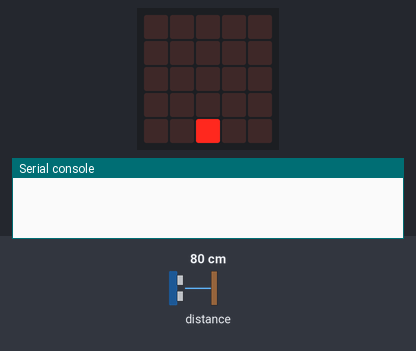
Recording of a program running on a simulated BBC micro:bit (MakeCode). On the bench: the board's 5×5 LED display, the last lines printed to the serial console. The inputs (shaded band) are chosen by the test bench; at power-on: distance to the obstacle 80 cm.

Above: at 1.2 s.
1.3 s: distance to the obstacle set to 9 cm
At 3.6 s:
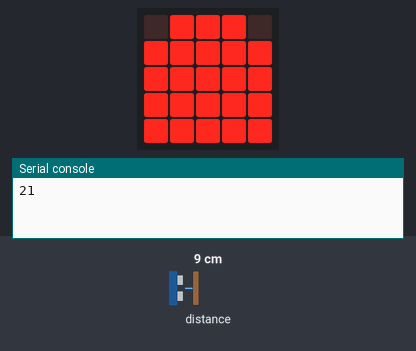
3.9 s: distance to the obstacle set to 18 cm
At 5.0 s:
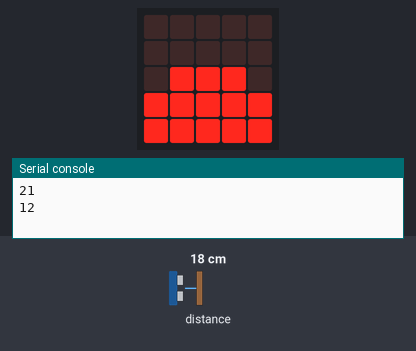
5.9 s: distance to the obstacle set to 2 cm
At 7.3 s:
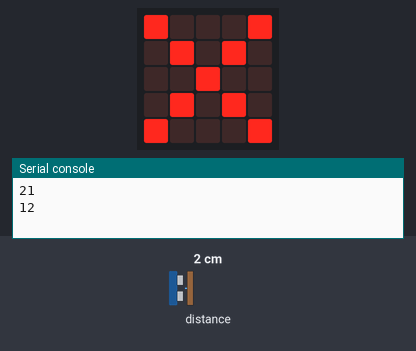
7.9 s: distance to the obstacle set to 8 cm
At 10.0 s:
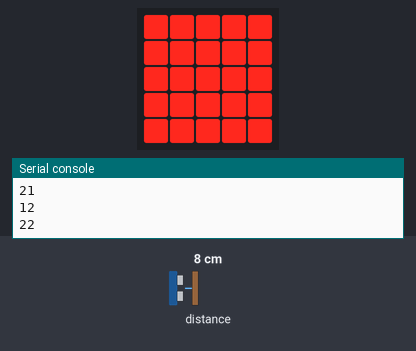
10.5 s: distance to the obstacle set to 4 cm
At 12.3 s:
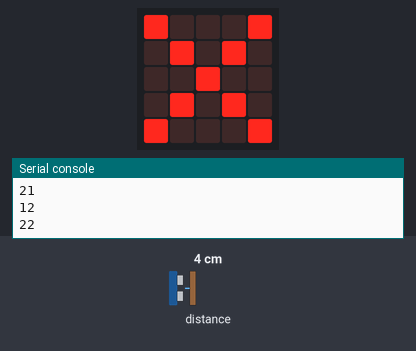
12.6 s: distance to the obstacle set to 7 cm
At 15.1 s:
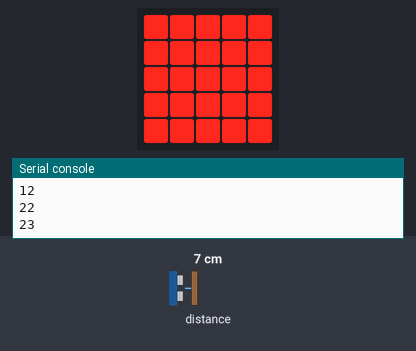
Timing chart, 0 to 16.2 s (numbered marks = the images above; inputs shaded):
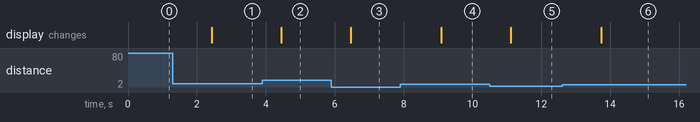

The program:

main.ts
```typescript
bluetooth.onBluetoothConnected(function () {

})
bluetooth.onBluetoothDisconnected(function () {

})
// Ce bloc x'execute si le Microbit reçoit le caractère #
bluetooth.onUartDataReceived(serial.delimiters(Delimiters.Hash), function () {

})
bluetooth.startUartService()
let Hauteur_poubelle = 30
let Distance_Capteur = 0
let Espace_libre_mini = 5
let Mesure = 0
basic.forever(function () {
    Distance_Capteur = Math.round(1 * sonar.ping(
    DigitalPin.P0,
    DigitalPin.P0,
    PingUnit.Centimeters
    ) + 0)
    Mesure = Hauteur_poubelle - Distance_Capteur
    if (Distance_Capteur > Espace_libre_mini) {
        if (Mesure < 0) {
            basic.showLeds(`
                . . . . .
                . . . . .
                . . . . .
                . . . . .
                . . # . .
                `)
        } else {
            led.plotBarGraph(
            Mesure,
            Hauteur_poubelle - Espace_libre_mini
            )
        }
    } else {
        basic.showIcon(IconNames.No)
    }
    // Temporisation de 2 secondes à laisser absolument en dernier dans la boucle "toujours"
    control.waitMicros(2000000)
})
```

test.ts
```typescript
// les tests vont ici ; cela ne sera pas compilé si ce paquet est utilisé en tant qu'extension.
```

Measured:
- the behaviour switches between 5 and 6 cm on distance to the obstacle (found by bisection; images 5 and 6)
- after the input at 1.3 s, the display: changes after 1.1 s (image 1)
- after the input at 3.9 s, the display: changes after 0.55 s (image 2)
- after the input at 5.9 s, the display: changes after 0.57 s (image 3)
- after the input at 7.9 s, the display: changes after 1.2 s (image 4)
- after the input at 10.5 s, the display: changes after 0.61 s (image 5)
- after the input at 12.6 s, the display: changes after 1.1 s (image 6)
